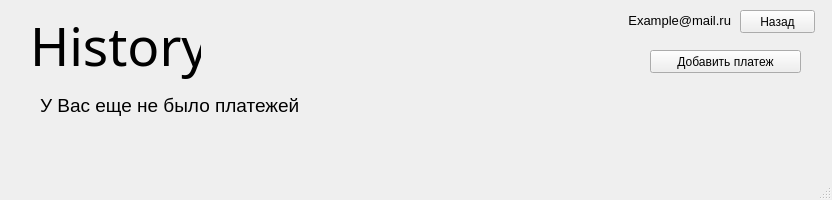
<?xml version="1.0" encoding="UTF-8"?>
<ui version="4.0">
 <class>HistoryWindow</class>
 <widget class="QMainWindow" name="HistoryWindow">
  <property name="geometry">
   <rect>
    <x>0</x>
    <y>0</y>
    <width>832</width>
    <height>200</height>
   </rect>
  </property>
  <property name="windowTitle">
   <string>MainWindow</string>
  </property>
  <widget class="QWidget" name="centralwidget">
   <widget class="QLabel" name="Name_Window_HistoryWindow">
    <property name="enabled">
     <bool>true</bool>
    </property>
    <property name="geometry">
     <rect>
      <x>30</x>
      <y>10</y>
      <width>171</width>
      <height>70</height>
     </rect>
    </property>
    <property name="font">
     <font>
      <family>Imprint MT Shadow</family>
      <pointsize>40</pointsize>
     </font>
    </property>
    <property name="text">
     <string>History</string>
    </property>
    <property name="alignment">
     <set>Qt::AlignLeading|Qt::AlignLeft|Qt::AlignVCenter</set>
    </property>
   </widget>
   <widget class="QLabel" name="Label_Mail">
    <property name="geometry">
     <rect>
      <x>510</x>
      <y>10</y>
      <width>221</width>
      <height>20</height>
     </rect>
    </property>
    <property name="font">
     <font>
      <pointsize>10</pointsize>
     </font>
    </property>
    <property name="text">
     <string>Example@mail.ru</string>
    </property>
    <property name="alignment">
     <set>Qt::AlignRight|Qt::AlignTrailing|Qt::AlignVCenter</set>
    </property>
   </widget>
   <widget class="QPushButton" name="Back_button">
    <property name="geometry">
     <rect>
      <x>740</x>
      <y>10</y>
      <width>75</width>
      <height>23</height>
     </rect>
    </property>
    <property name="text">
     <string>Назад</string>
    </property>
   </widget>
   <widget class="QPushButton" name="AddPayments_button">
    <property name="geometry">
     <rect>
      <x>650</x>
      <y>50</y>
      <width>151</width>
      <height>23</height>
     </rect>
    </property>
    <property name="text">
     <string>Добавить платеж</string>
    </property>
   </widget>
   <widget class="QLabel" name="NullHistory_label">
    <property name="geometry">
     <rect>
      <x>40</x>
      <y>90</y>
      <width>771</width>
      <height>31</height>
     </rect>
    </property>
    <property name="font">
     <font>
      <pointsize>14</pointsize>
     </font>
    </property>
    <property name="text">
     <string>У Вас еще не было платежей</string>
    </property>
   </widget>
  </widget>
  <widget class="QMenuBar" name="menubar">
   <property name="geometry">
    <rect>
     <x>0</x>
     <y>0</y>
     <width>832</width>
     <height>21</height>
    </rect>
   </property>
  </widget>
  <widget class="QStatusBar" name="statusbar"/>
 </widget>
 <resources/>
 <connections/>
</ui>
